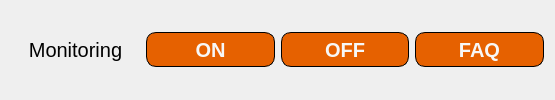
     <widget class="QFrame" name="frame_5">
      <property name="minimumSize">
       <size>
        <width>555</width>
        <height>63</height>
       </size>
      </property>
      <property name="maximumSize">
       <size>
        <width>16777215</width>
        <height>16777215</height>
       </size>
      </property>
      <property name="frameShape">
       <enum>QFrame::NoFrame</enum>
      </property>
      <property name="frameShadow">
       <enum>QFrame::Raised</enum>
      </property>
      <layout class="QHBoxLayout" name="horizontalLayout_5">
       <item>
        <widget class="QLabel" name="label">
         <property name="font">
          <font>
           <pointsize>15</pointsize>
           <weight>50</weight>
           <bold>false</bold>
          </font>
         </property>
         <property name="text">
          <string>Monitoring</string>
         </property>
         <property name="alignment">
          <set>Qt::AlignCenter</set>
         </property>
        </widget>
       </item>
       <item>
        <widget class="QPushButton" name="on">
         <property name="enabled">
          <bool>true</bool>
         </property>
         <property name="minimumSize">
          <size>
           <width>0</width>
           <height>35</height>
          </size>
         </property>
         <property name="font">
          <font>
           <pointsize>15</pointsize>
           <weight>75</weight>
           <bold>true</bold>
          </font>
         </property>
         <property name="styleSheet">
          <string notr="true">QPushButton{
	color: rgb(247, 247, 247);
	background-color: rgb(230, 97, 0);
	border-radius: 10%;
    border: 1px solid #000;
	
}

QPushButton:hover {background-color: rgb(51, 209, 122);}

QPushButton:hover:!pressed
{
  border: 1.5px solid black;
}
</string>
         </property>
         <property name="text">
          <string>ON</string>
         </property>
         <property name="checkable">
          <bool>true</bool>
         </property>
         <property name="checked">
          <bool>false</bool>
         </property>
        </widget>
       </item>
       <item>
        <widget class="QPushButton" name="off">
         <property name="minimumSize">
          <size>
           <width>0</width>
           <height>35</height>
          </size>
         </property>
         <property name="font">
          <font>
           <pointsize>15</pointsize>
           <weight>75</weight>
           <bold>true</bold>
          </font>
         </property>
         <property name="styleSheet">
          <string notr="true">QPushButton{
	color: rgb(247, 247, 247);
	background-color: rgb(230, 97, 0);
	border-radius: 10%;
    border: 1px solid #000;
	
}

QPushButton:hover {background-color: rgb(51, 209, 122);}

QPushButton:hover:!pressed
{
  border: 1.5px solid black;
}
</string>
         </property>
         <property name="text">
          <string>OFF</string>
         </property>
         <property name="checkable">
          <bool>true</bool>
         </property>
        </widget>
       </item>
       <item>
        <widget class="QPushButton" name="systems">
         <property name="minimumSize">
          <size>
           <width>0</width>
           <height>35</height>
          </size>
         </property>
         <property name="font">
          <font>
           <pointsize>15</pointsize>
           <weight>75</weight>
           <bold>true</bold>
          </font>
         </property>
         <property name="styleSheet">
          <string notr="true">QPushButton{
	color: rgb(247, 247, 247);
	background-color: rgb(230, 97, 0);
	border-radius: 10%;
    border: 1px solid #000;
	
}

QPushButton:hover {background-color: rgb(51, 209, 122);}

QPushButton:hover:!pressed
{
  border: 1.5px solid black;
}
</string>
         </property>
         <property name="text">
          <string>FAQ</string>
         </property>
         <property name="checkable">
          <bool>true</bool>
         </property>
        </widget>
       </item>
      </layout>
     </widget>
